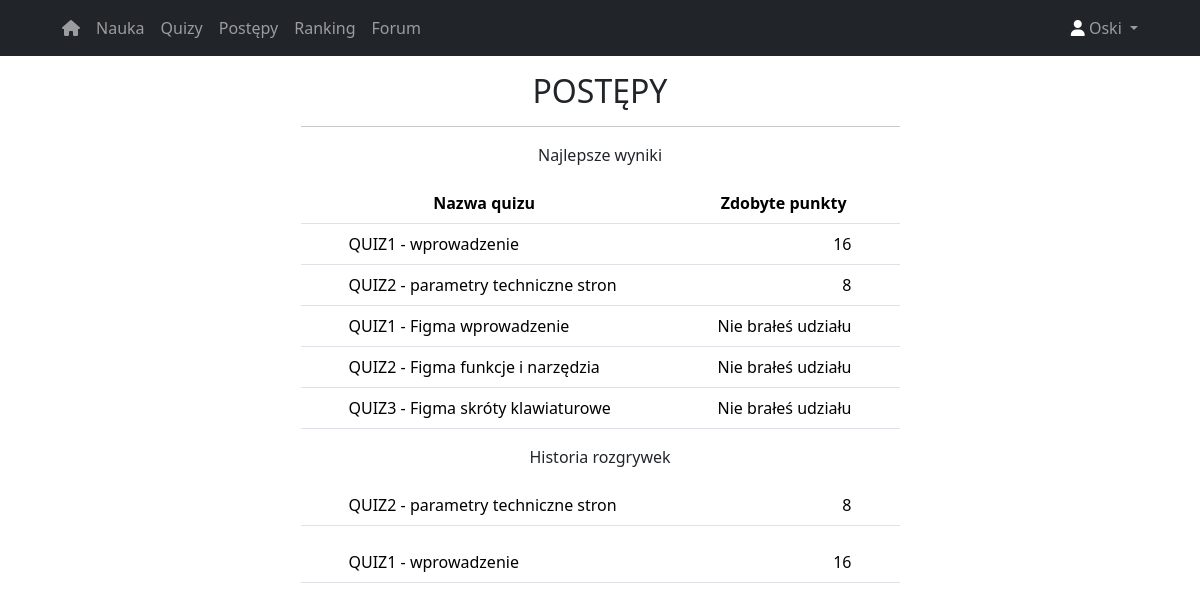
Page /progress (signed in) on the committed database.
### website/models.py (models this page shows)
class User(db.Model, UserMixin):
    id = db.Column(db.Integer, primary_key=True)
    email = db.Column(db.String(150), unique = True)
    password = db.Column(db.String(150))
    first_name = db.Column(db.String(150))
    points = db.relationship('Points')
    notes = db.relationship('Note')
    ranks = db.relationship('Rank')

class Points(db.Model):
    id = db.Column(db.Integer, primary_key=True)
    data = db.Column(db.String(100))
    points=db.Column(db.Integer)
    user_id = db.Column(db.Integer, db.ForeignKey('user.id'))

### website/auth.py (the view)
@auth.route('/progress')
@login_required
def progress():
    CU_name=current_user.first_name
    x=None
    tt1=Points.query.filter_by(data='QUIZ1 - wprowadzenie').join(User).filter_by(first_name=CU_name).order_by(Points.points.desc()).first() ###tutaj skopiować
    if (tt1==x):###
        tt1='Nie brałeś udziału'###
    else:###
        tt1=tt1.points###
    tt2=Points.query.filter_by(data='QUIZ2 - parametry techniczne stron').join(User).filter_by(first_name=CU_name).order_by(Points.points.desc()).first()
    if (tt2==x):
        tt2='Nie brałeś udziału'
    else:
        tt2=tt2.points
    tt3 = Points.query.filter_by(data='QUIZ1 - Figma wprowadzenie').join(User).filter_by(
        first_name=CU_name).order_by(Points.points.desc()).first()
    if (tt3 == x):
        tt3 = 'Nie brałeś udziału'
    else:
        tt3 = tt3.points
    tt4 = Points.query.filter_by(data='QUIZ2 - Figma funkcje i narzędzia').join(User).filter_by(
        first_name=CU_name).order_by(Points.points.desc()).first()
    if (tt4 == x):
        tt4 = 'Nie brałeś udziału'
    else:
        tt4 = tt4.points
    tt5 = Points.query.filter_by(data='QUIZ3 - Figma skróty klawiaturowe').join(User).filter_by(
        first_name=CU_name).order_by(Points.points.desc()).first()
    if (tt5 == x):
        tt5 = 'Nie brałeś udziału'
    else:
        tt5 = tt5.points
    lista_braku_udzialu_INT=[]
    lista_braku_udzialu=[tt1,tt2,tt3,tt4,tt5] ###tutaj zmienić
    for i in range(len(lista_braku_udzialu)):
        if lista_braku_udzialu[i] == 'Nie brałeś udziału':
            lista_braku_udzialu[i] = 0
    for element in lista_braku_udzialu:
        lista_braku_udzialu_INT.append(int(element))
    suma = sum(lista_braku_udzialu_INT)
    if Rank.query.filter_by(name=CU_name).first()==None:
        new_rank = Rank(name=current_user.first_name, rank_points=suma)  # Provide the user_id
        db.session.add(new_rank)
        db.session.commit()
    else:
        Rank.query.filter_by(name=CU_name).update({Rank.rank_points: suma})
        db.session.commit()
    return render_template('progress.html',tt1=tt1,tt2=tt2,tt3=tt3,tt4=tt4,tt5=tt5, user=current_user)###tutaj pododawać

### website/__init__.py (called while the page is built)
def create_app():
    app = Flask(__name__)
    app.config['SECRET_KEY'] = 'hjshjhdjah kjshkjdhjs'
    app.config['SQLALCHEMY_DATABASE_URI'] = f'sqlite:///{DB_NAME}'
    db.init_app(app)
    from .auth import auth
    app.register_blueprint(auth, url_prefix='/')
    from .models import User
    with app.app_context():
        db.create_all()
    login_manager = LoginManager()
    login_manager.login_view = 'auth.login'
    login_manager.init_app(app)
    @login_manager.user_loader
    def load_user(id):
        return User.query.get(int(id))
    return app

### website/auth.py (called while the page is built)
@auth.before_request
def restrict_access_to_auth_routes():
    if current_user.is_authenticated and request.endpoint in ['auth.login', 'auth.sign_up']:
        return redirect(url_for('auth.mainPage'))

### website/templates/progress.html (shortened to what this page needs)
{% extends 'base.html' %}
{% block content %}
		<main>
        <div class="row align-items-center text-center">
            <div class="mx-auto col-10 col-md-8 col-lg-7">
                <h2 class="text-center">POSTĘPY</h2><hr>
            <p>Najlepsze wyniki</p>
            <table class="table table-striped">
                <thead>
                <tr>
                    <th scope="col">Nazwa quizu</th>
                    <th scope="col">Zdobyte punkty</th>
                </tr>
                    <tr>
                        <td class="text-start px-5">QUIZ1 - wprowadzenie</td>
                        <td class="text-end px-5">{{tt1}}</td>
                    </tr>
                    <tr>
                        <td class="text-start px-5">QUIZ2 - parametry techniczne stron</td>
                        <td class="text-end px-5">{{tt2}}</td>
                    </tr>
                <tr>
                        <td class="text-start px-5">QUIZ1 - Figma wprowadzenie</td>
                        <td class="text-end px-5">{{tt3}}</td>
                    </tr>
                <tr>
                        <td class="text-start px-5">QUIZ2 - Figma funkcje i narzędzia</td>
                        <td class="text-end px-5">{{tt4}}</td>
                    </tr>
                <tr>
                        <td class="text-start px-5">QUIZ3 - Figma skróty klawiaturowe</td>
                        <td class="text-end px-5">{{tt5}}</td>
                    </tr>
            </table>
            <p>Historia rozgrywek</p>
        <div class="table-responsive">
            {% for points in user.points|reverse %}
                        {% if loop.index <= 10 %}
                <table class="table">
                    <thead>
                        <tr>
                            <td class="text-start px-5">{{ points.data }}</td>
                            <td class="text-end px-5">{{ points.points }}</td>
                        </tr>
                </table>
                {%  endif %}
            {% endfor %}
        </div>
            </div>
        </div>
        </main>
{% endblock %}

### website/templates/base.html (shortened to what this page needs)
<!DOCTYPE html>
<html lang="en">
	<head>
     <link
            href="https://cdn.jsdelivr.net/npm/bootstrap@5.3.1/dist/css/bootstrap.min.css"
            rel="stylesheet"
 />
    <link
			rel="stylesheet"
			href=" {{ url_for('static', filename='style.css') }}"/>
</head>
<body>
        <nav class="navbar navbar-expand-lg navbar-dark bg-dark">
            <div class="nav-item container d-flex justify-content-between">
                <div class="container-fluid">
                    <div class="collapse navbar-collapse" id="navbarSupportedContent">
                        <ul class="navbar-nav me-auto mb-2 mb-lg-0">
							{% if user.is_authenticated %}
                            <li class="nav-item">
                                <a class="nav-link" href="/20_marcinek/licencjat/mainPage"><i class="fa-sharp fa-solid fa-house"></i></a>
                            </li>
                            <li class="nav-item">
                                <a class="nav-link" href="/20_marcinek/licencjat/course">Nauka</a>
                            </li>
                            <li class="nav-item">
                                <a class="nav-link" href="/20_marcinek/licencjat/quizy">Quizy</a>
                            </li>
                            <li class="nav-item">
                                <a class="nav-link" href="/20_marcinek/licencjat/progress">Postępy</a>
                            </li>
                                <li class="nav-item">
                                <a class="nav-link" href="/20_marcinek/licencjat/rank">Ranking</a>
                            </li>
                                <li class="nav-item">
                                <a class="nav-link" href="/20_marcinek/licencjat/forum">Forum</a>
                            </li>
							{% endif %}
                        </ul>
                        <div class="d-flex">
                            <ul class="navbar-nav me-auto mb-2 mb-lg-0">
                                <li class="nav-item dropdown">
									{% if user.is_authenticated %}
                                    <a
                                        class="nav-link dropdown-toggle"
                                        href="#"
                                        role="button"
                                        data-bs-toggle="dropdown"
                                        aria-expanded="false"><i class="fa-sharp fa-solid fa-user" style="color: #ffffff;"></i>
                                        {{current_user.first_name}}
                                    </a>
								{% endif %}
                                </li>
                            </ul>
                        </div>
                    </div>
                </div>
            </div>
        </nav>
        <div class="container-xl py-3 px-5">
  {% block content %}{% endblock %}
        </div>
	</body>
</html>

### rows in the picture
User: first_name "Oski"
Points: data "QUIZ2 - parametry techniczne stron", points "8"
Points: data "QUIZ1 - wprowadzenie", points "16"

### other values in the picture
{{ tt1 }} "16"
{{ tt2 }} "8"
{{ tt3 }} "Nie brałeś udziału"
{{ tt4 }} "Nie brałeś udziału"
{{ tt5 }} "Nie brałeś udziału"
